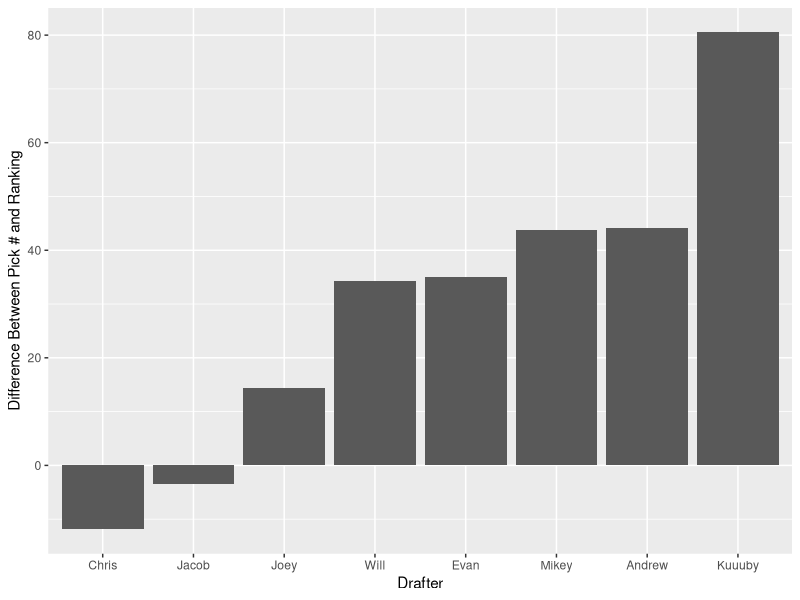
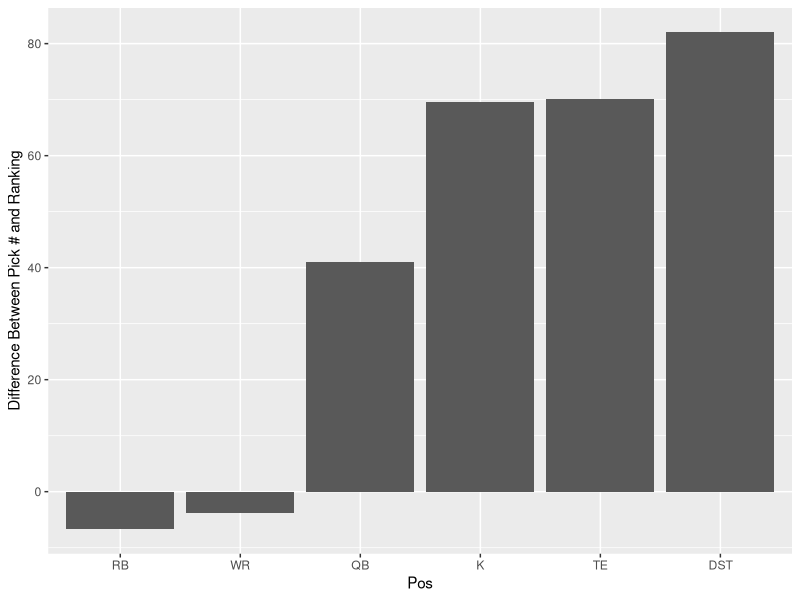
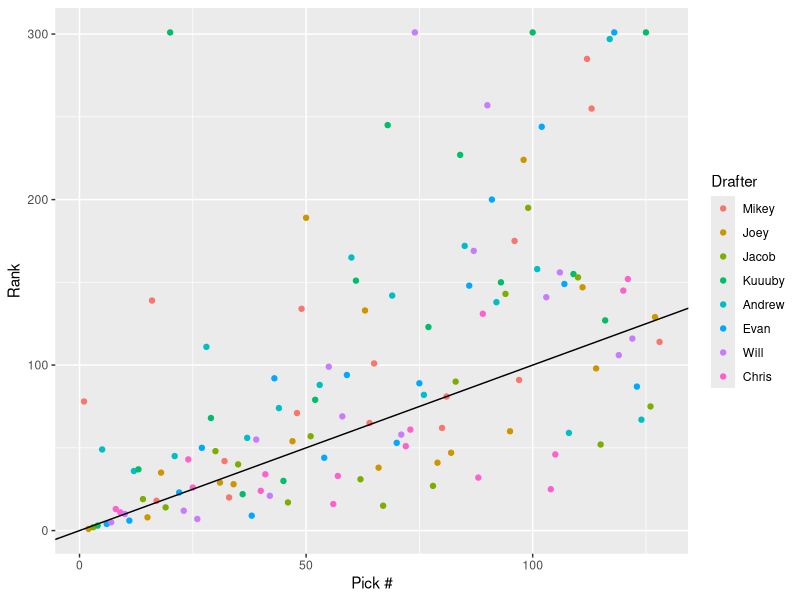
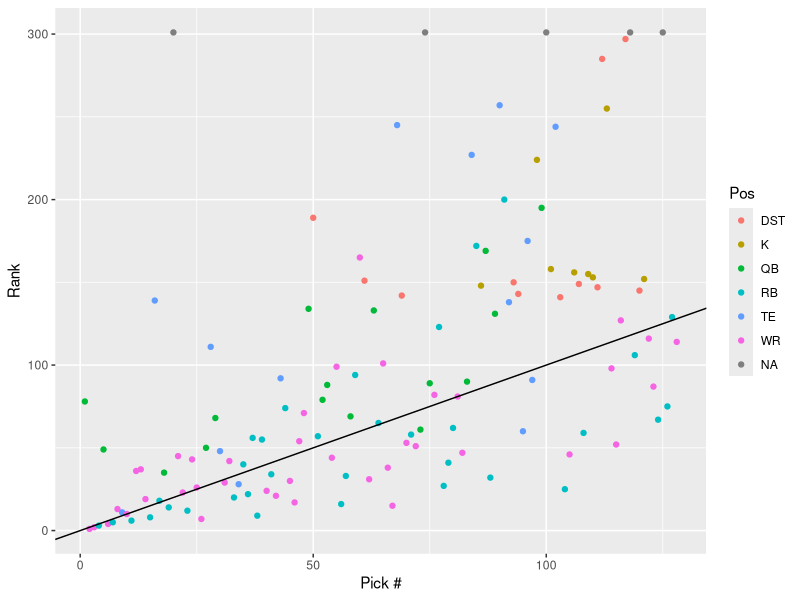
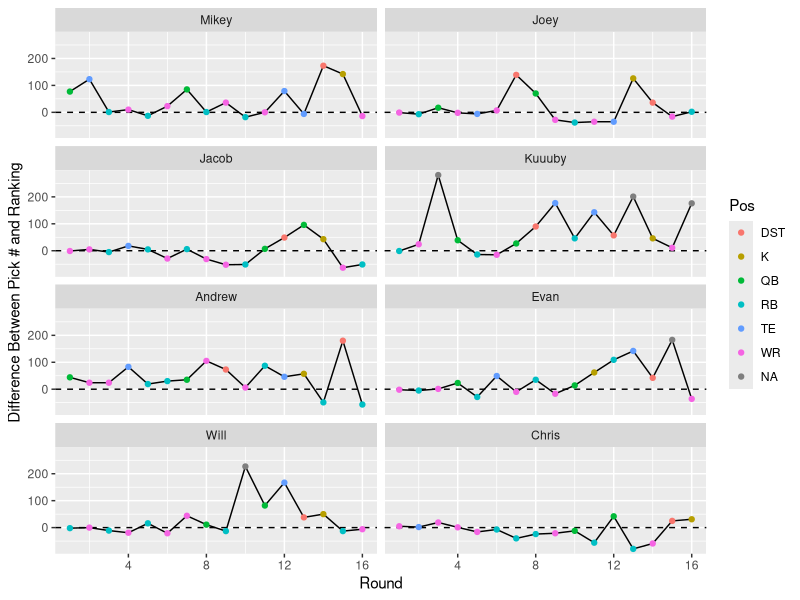

Generate these figures, in order, with R:
## ---- chunk 1
knitr::opts_chunk$set(fig.width=12, fig.height=8, fig.path='Figs/',
                      echo=FALSE, warning=FALSE, message=FALSE)
options(width=100)
## ---- chunk 2
knitr::opts_chunk$set(echo = TRUE)
## ---- chunk 3
library("reshape2")
library("plyr")
    
draftData <- read.csv("./Draft.csv")
print.data.frame(head(draftData), row.names=FALSE)
## ---- chunk 4
# Melt the data
draftData <- melt(draftData, id.vars = "ROUND")

# Drop the row names
rownames(draftData) <- NULL

# Order by round (this is a stable sort)
draftData <- draftData[order(draftData$ROUND), ]

# Rename some columns
draftData <- rename(draftData, c("variable" = "Drafter", "value" = "Player", "ROUND" = "Round"))

print.data.frame(head(draftData, n=10), row.names=FALSE)
## ---- chunk 5
# Creates the sequence: 1,2,3,4,5,6,7,8,16,15,14,13,12,11,10,9,17,18,19,20....
snakeFunction <- function(n, rowLen=8)
{
  lapply(1:n, function(i){
    groupIndicator <- ceiling(i / rowLen)
    # Increasing group
    if (groupIndicator %% 2 == 1)
    {
      i
    }
    # Decreasing group
    else
    {
      rowLen*groupIndicator - ((i - 1) %% rowLen)
    }
  })
}

# Create the list for out draft (8 drafters, 16 rounds)
pickOrdering <- snakeFunction(8*16)

unlist(pickOrdering)
## ---- chunk 6
# Add the pick numbers to the draft data
draftData$PickNumber <- pickOrdering
draftData <- as.data.frame(lapply(draftData, unlist))

# Order the draft data by pick number
draftData <- draftData[order(draftData$PickNumber),]

print.data.frame(head(draftData, n=10), row.names=FALSE)
## ---- chunk 7
espn <- read.csv("./ESPN_Rankings.csv")

print.data.frame(head(espn, n=10), row.names=FALSE)
## ---- chunk 8
# Join espn rankings data with draft data 
joinedData <- join(draftData, espn, by="Player")

# Some players will not have an ESPN ranking, give these players a worst ranking + 1
joinedData$Rank[is.na(joinedData$Rank)] <- nrow(espn) + 1

print.data.frame(head(joinedData, n=10), row.names=FALSE)
## ---- chunk 9
joinedData$RankDiff <- joinedData$Rank - joinedData$PickNumber

print.data.frame(head(joinedData, n=10), row.names=FALSE)
## ---- chunk 10
avgDiffs <- aggregate(RankDiff ~ Drafter, joinedData, FUN=mean)

# Order factor by worst draft to best
avgDiffs <- within(avgDiffs, Drafter <- factor(Drafter, levels=avgDiffs[order(avgDiffs$RankDiff), "Drafter"]))

# Order dataframe by worst draft to best
avgDiffs <- avgDiffs[order(avgDiffs$RankDiff, decreasing = FALSE),]

print.data.frame(avgDiffs, row.names=FALSE)
## ---- chunk 11
library(ggplot2)
ggplot(avgDiffs, aes(x=Drafter, y=RankDiff)) + geom_bar(stat = "identity") + ylab("Difference Between Pick # and Ranking")
## ---- chunk 12
posDiffs <- aggregate(RankDiff ~ Pos, joinedData, FUN=mean)

posDiffs <- within(posDiffs, Pos <- factor(Pos, levels=posDiffs[order(posDiffs$RankDiff), "Pos"]))

# Order dataframe by worst draft to best
posDiffs <- posDiffs[order(posDiffs$RankDiff, decreasing = FALSE),]

print.data.frame(posDiffs, row.names=FALSE)

ggplot(posDiffs, aes(x=Pos, y=RankDiff)) + geom_bar(stat = "identity") + ylab("Difference Between Pick # and Ranking")
## ---- chunk 13
# Scatter colored by drafter 
ggplot(joinedData, aes(x=PickNumber,y=Rank)) + geom_point(aes(color=Drafter)) + geom_abline() + xlab("Pick #")
## ---- chunk 14
# Scatter colored by position 
ggplot(joinedData, aes(x=PickNumber,y=Rank)) + geom_point(aes(color=Pos)) + geom_abline() + xlab("Pick #")
## ---- chunk 15
# Scatter colored by position, faceted by drafer
ggplot(joinedData, aes(x=Round, y=RankDiff)) + geom_line() + facet_wrap(~Drafter, ncol=2) + geom_hline(yintercept = 0, linetype=2) + geom_point(aes(color=Pos)) + ylab("Difference Between Pick # and Ranking")
